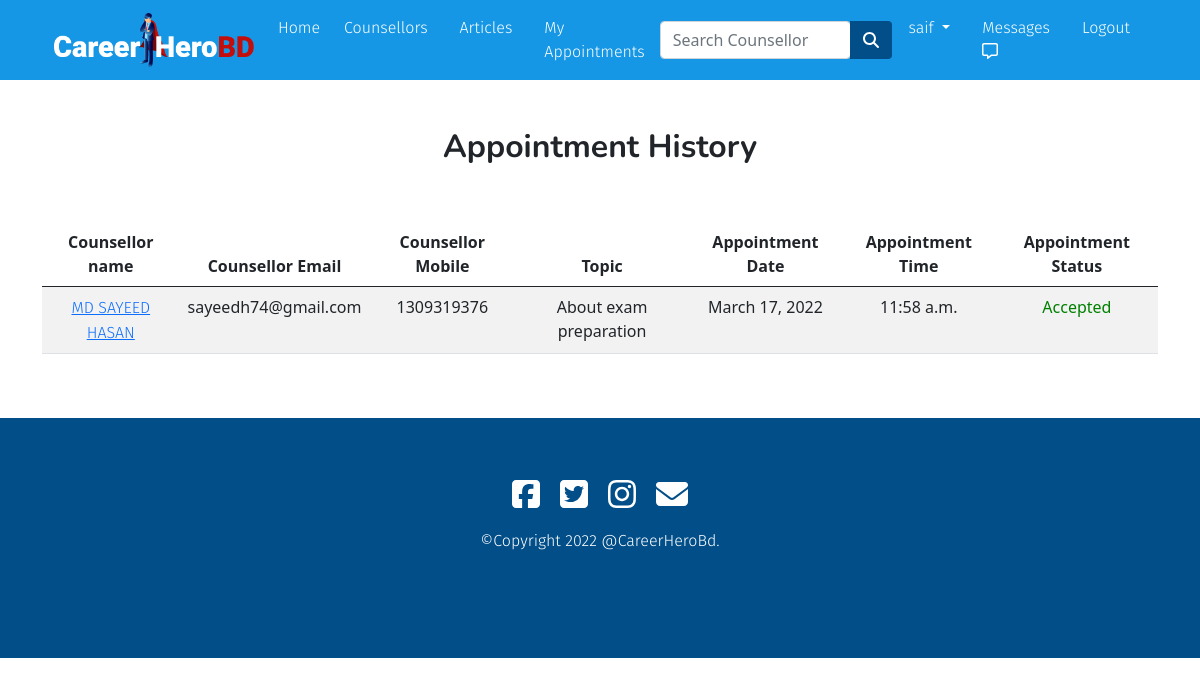
The page /appointment/ (signed in) on the database as committed earlier.
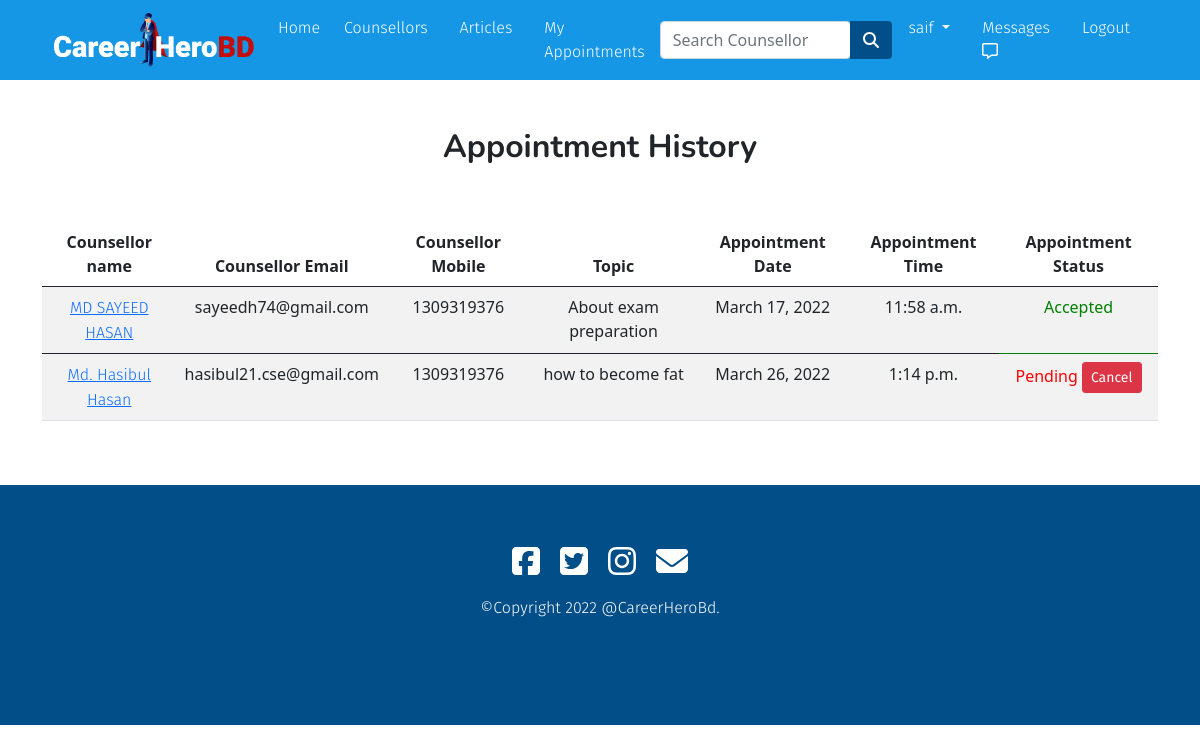
The same page on the database as committed later.
### app/models.py (models this page shows, shortened)
class Appoinment(models.Model):
  req_user=models.ForeignKey(Student,on_delete=models.CASCADE,blank=True,null=True)
  accept_user=models.ForeignKey(Counselor,on_delete=models.CASCADE,blank=True,null=True)
  topics = models.CharField(max_length=200,blank=True,null=True)
  appoinment_date=models.DateField()
  appoinment_time = models.TimeField()
  appoinment_status = models.CharField(max_length=20,default="Pending")

class Counselor(models.Model):
  user = models.ForeignKey(settings.AUTH_USER_MODEL,on_delete=models.CASCADE)
  name=models.CharField(max_length=30,blank=True,null=True)
  email = models.EmailField(max_length=40,blank=True,null=True)
  mobile = models.IntegerField(blank=True,null=True)
  image = models.ImageField(upload_to='images/',null=True,blank=True)
  designation = models.CharField(max_length=30,blank=True,null=True)
  institute = models.CharField(max_length=300,blank=True,null=True)
  category = models.CharField(max_length=50,choices=CATEGORIES,null=True,blank=True)
  address = models.CharField(max_length=100,blank=True,null=True)
  counselling_experience = models.IntegerField(blank=True,null=True)
  description = models.TextField(max_length=2000,blank=True,null=True)
  per_session_fee = models.IntegerField(blank=True,null=True)
  counselling_day=models.CharField(max_length=100,null=True,blank=True)
  counselling_time=models.CharField(max_length=100,null=True,blank=True)

### app/views.py (the view)
# urls.py: path('appointment/',views.appoinment,name="appointment"),
def appoinment(request):
  if request.user.is_student:
    stu_apn = Appoinment.objects.all()
    return render(request, 'app/appoinments.html',{'stu_apn':stu_apn})
  elif request.user.is_counselor:
    counselor_apn=Appoinment.objects.all()
    student=Student.objects.all()
    return render(request, 'app/counselor_appoinment.html',{'counselor_apn':counselor_apn,'student':student})

### app/templates/app/appoinments.html (shortened to what this page needs)
{% extends 'app/base.html' %}
{% load static %}
{% load crispy_forms_tags %}
{% block main-content %}
<div class="container my-5" style="padding-top: 80px;">
  <center>
    <h2>Appointment History</h2>
  </center>
  <br><br>
  <div class="row">
    <div class="col-md-12 table-responsive">
      <table class="table table-striped">
        <thead>
          <tr>
            <th scope="col" class="text-center">Counsellor name</th>
            <th scope="col" class="text-center">Counsellor Email</th>
            <th scope="col" class="text-center">Counsellor Mobile</th>
            <th scope="col" class="text-center">Topic</th>
            <th scope="col" class="text-center">Appointment Date</th>
            <th scope="col" class="text-center">Appointment Time</th>
            <th scope="col" class="text-center">Appointment Status</th>
          </tr>
        </thead>
        {% for apn in stu_apn %}
        {% if apn.req_user.user.pk == request.user.pk %}
        <tbody>
          <tr>
            <td class="text-center"><a href="{% url 'counselor_profile' apn.accept_user.id %}">{{apn.accept_user.name}}</a></td>
            <td class="text-center">{{apn.accept_user.email}}</td>
            <td class="text-center">{{apn.accept_user.mobile}}</td>
            <td class="text-center">{{apn.topics}}</td>
            <td class="text-center">{{apn.appoinment_date}}</td>
            <td class="text-center">{{apn.appoinment_time}}</td>
            {% if apn.appoinment_status == "Pending" %}
            <td class="text-center" style="color: red;">{{apn.appoinment_status}} <span><a href="{% url 'cancel' apn.id %}" role="button"
                  class="btn btn-sm btn-danger">Cancel</a></span></td>
            {% elif apn.appoinment_status == "Decline" %}
            <td style="color: red;" class="text-center">{{apn.appoinment_status}} </td>
            {% elif apn.appoinment_status == "Accepted" %}
            <td style="color: green;" class="text-center">{{apn.appoinment_status}} </td>
            {% endif %}
          </tr>
        </tbody>
        {% endif %}
        {% endfor %}
      </table>
    </div>
  </div>
</div>
{% endblock main-content %}

Rows that differ between the two databases and show on the page:
added Appoinment: accept_user.name "Md. Hasibul Hasan", accept_user.email "hasibul21.cse@gmail.com", accept_user.mobile "1309319376", topics "how to become fat", appoinment_date "March 26, 2022", appoinment_time "1:14 p.m.", appoinment_status "Pending"
